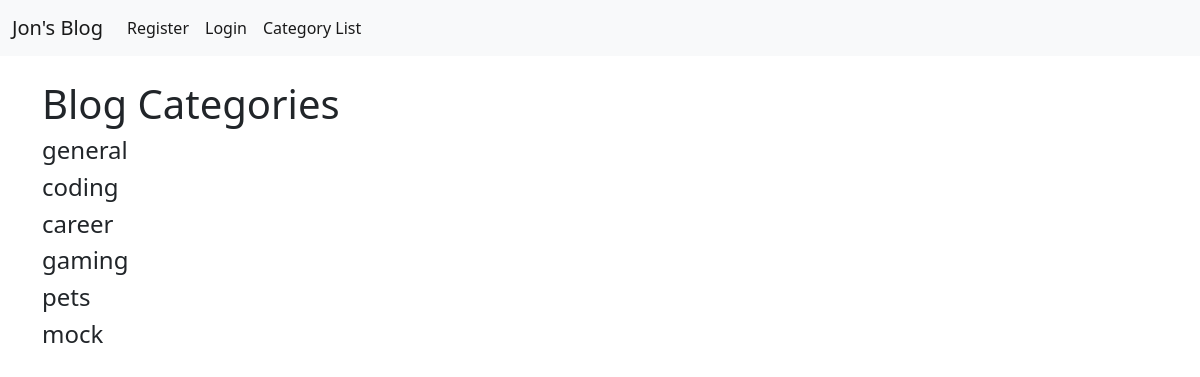
/category-list, run on an earlier commit of the app's database.
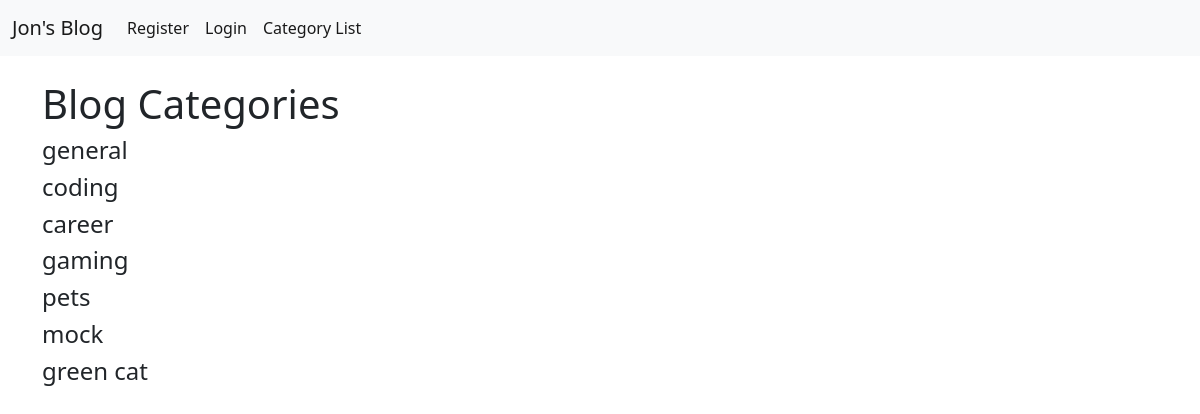
And on a later commit of the database.
### JonsBlog/models.py (models this page shows, shortened)
class Category(models.Model):
    name = models.CharField(max_length=255)
    def __str__(self):
        return self.name

### JonsBlog/views.py (the view)
# urls.py: path('category-list', CategoryListView, name='category-list'),
def CategoryListView(req):
    category_menu_list = Category.objects.all()
    return render(req, 'category_list.html', {'category_menu_list': category_menu_list})

### JonsBlog/templates/category_list.html (shortened to what this page needs)
{% extends 'base.html' %}
{% block content %}
<h1>Blog Categories</h1>
{% for item in category_menu_list %}
    <h4>
        <a class="dropdown-item" href="{% url 'category' item|slugify %}">{{ item }}</a>
    </h4>
{% endfor %}
{% endblock %}

What changed in the data, as far as the page shows it:
added Category: name "green cat"
